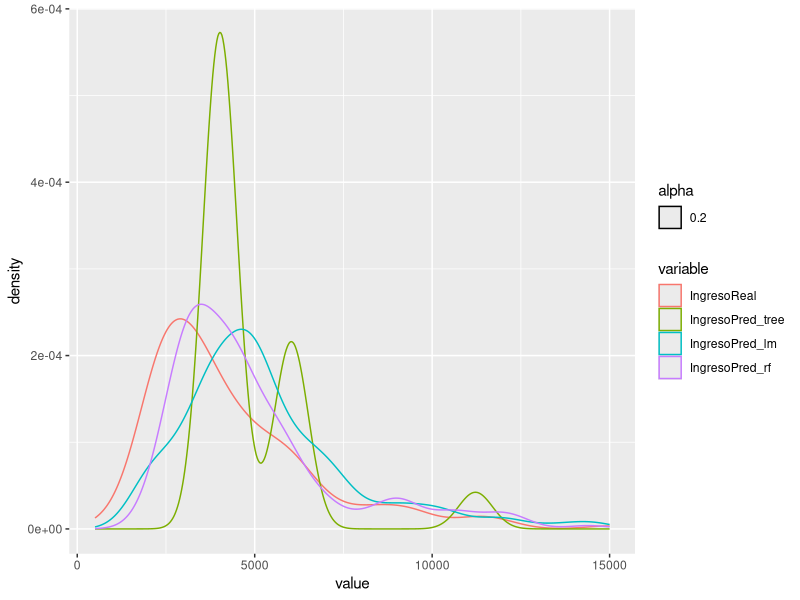

Here is the R script that generated this plot:
rm(list=ls())
rm(list=ls())
##########################################################################
##### -- Programa de Especialización en Data Science - Nivel I -- ########
##########################################################################
######## Tema : Modelos de Regresion Avanzados ###########################
######## Autores: Jose Cardenas - Andre Chavez  ########################## 
##########################################################################

## EJERCICIO DE APLICACION : PREDICTOR DE INGRESOS ##

library(ggplot2)
library(reshape2)
library(partykit)
library(randomForest)

# Leemos la informacion de clientes #
data<-read.table("df_Ingresos.csv",header=T,
                      sep=",",fill=T)

# Generalmente partimos en train y test (podria ser 70/30 segun lo hablado en clase), 
#y debemos considerar filtros o criterios e exclusion #
sample=sample.int(nrow(data),round(0.3*nrow(data)))
df_training<-data[-sample,] #el 70% entrena
df_testing<-data[sample,]   #el 30% valida

#TECNICA DM1: REGRESION LINEAL #ajuste del modelo
lm_1 <- lm(IngresoReal~MontoPrestamo+Flg_Bancarizado,
           data=df_training)

summary(lm_1)
# Prediccion sobre la datatest del modelo entrenado
df_testing$IngresoPred_lm<-predict(lm_1,df_testing,type="response")

#TECNICA DM2: ARBOL DE DECISION
n=nrow(df_training)
tree_1<-partykit::ctree(IngresoReal~MontoPrestamo+Flg_Bancarizado,
              data=df_training,
              control=ctree_control(mincriterion = .95,minsplit = .1*n,
              minbucket = .05))

df_testing$IngresoPred_tree<-predict(tree_1,df_testing,type="response")

#TECNICA DM3: RANDOM FORESTS 
rf_1 <- randomForest(IngresoReal~MontoPrestamo+Flg_Bancarizado,
                    data=df_training, ntree=50, mtry = 3, importance = TRUE)

df_testing$IngresoPred_rf<-predict(rf_1,df_testing,type="response")


#COMPARACION GRAFICA DE LOS PREDICTORES:

df_testing$X=seq(1:nrow(df_testing))

#rm(df_temp)
df_temp<-melt(df_testing[,c("X","IngresoReal",
                            "IngresoPred_tree","IngresoPred_lm",
                            "IngresoPred_rf"
                            )],
              id="X")
ggplot()+
  geom_density(data=df_temp, aes(value,color=variable, alpha = 0.2))+
  scale_x_continuous(limits = c(500, 15000))

#Error Cuadratico Medio de los Predictores (ECM)
ECM1<-sum((df_testing$IngresoPred_tree-df_testing$IngresoReal)^2)/nrow(df_testing)
ECM2<-sum((df_testing$IngresoPred_lm-df_testing$IngresoReal)^2)/nrow(df_testing)
ECM3<-sum((df_testing$IngresoPred_rf-df_testing$IngresoReal)^2)/nrow(df_testing)

# Comparamos los predictores, el de menor ECM es el más preciso.
ECM1
ECM2
ECM3



  
